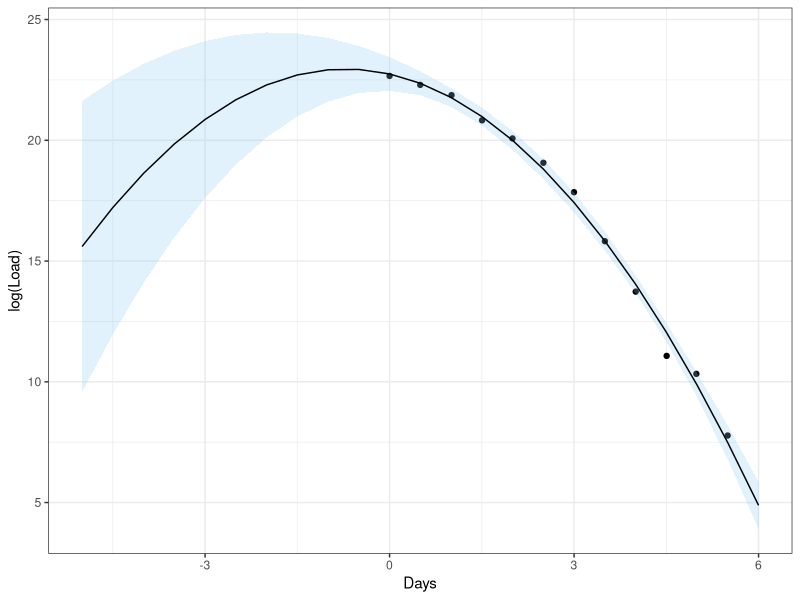
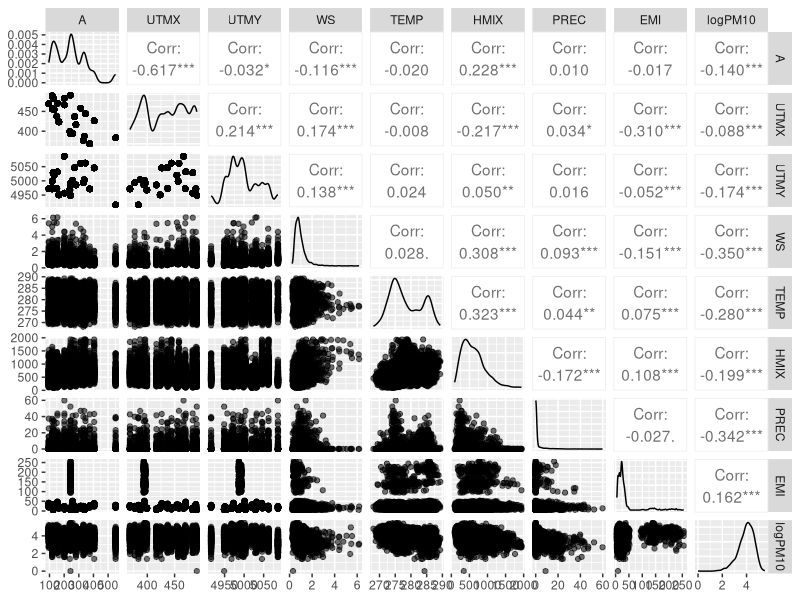
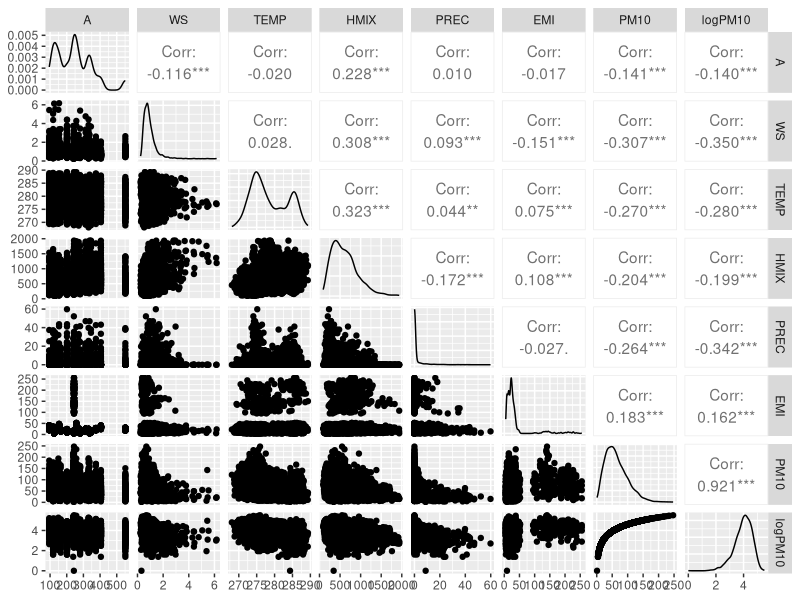
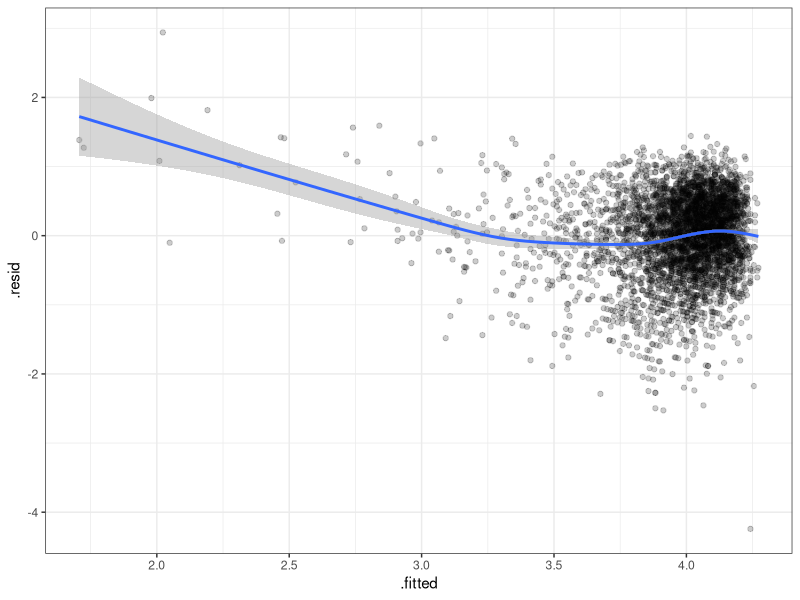
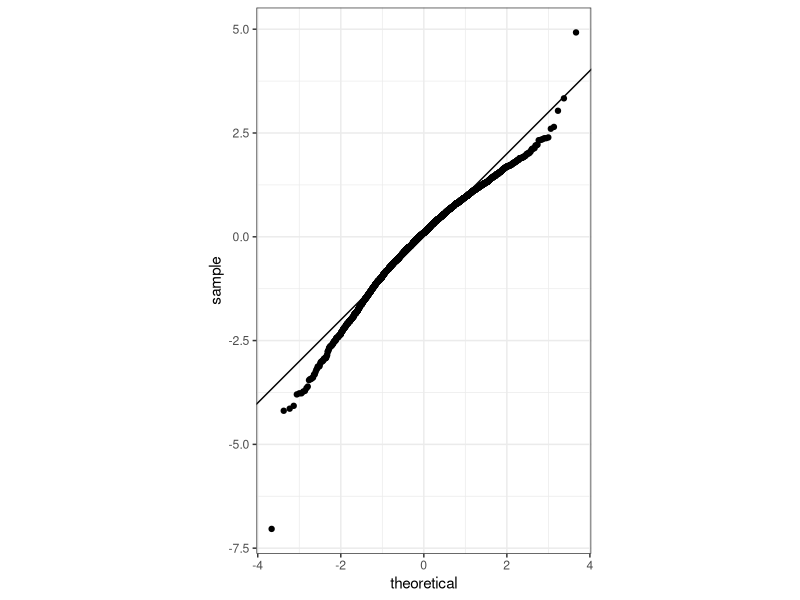
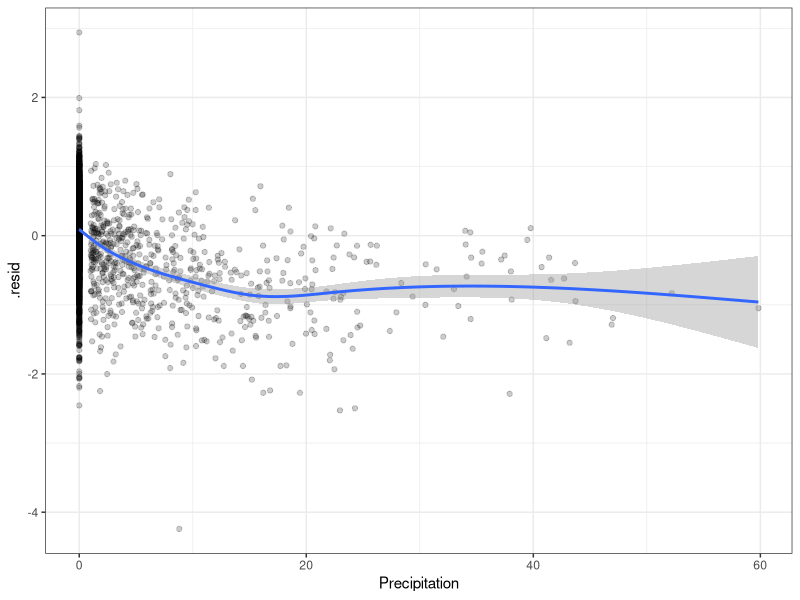
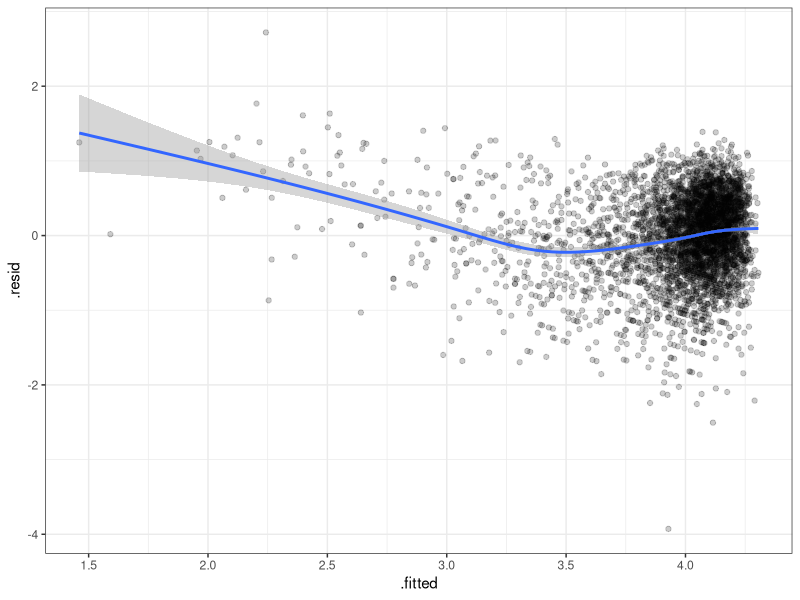
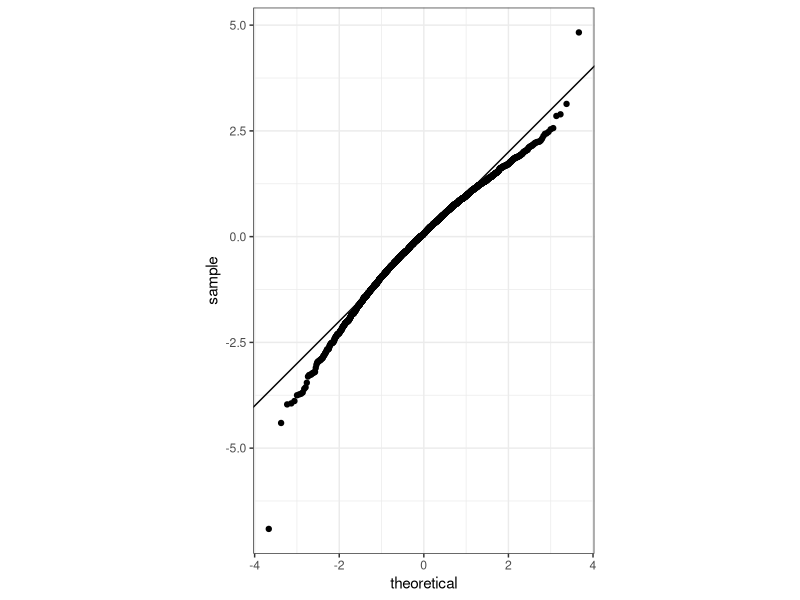

Here is the R script that generated these plots, in order:
#Workshop 11 2026

library(broom)
library(tidyverse)
df <- read_csv("dengue.csv")
df <- mutate(df, LogLoad = log10(Load))
lm_dengue2 <- lm(data = df, LogLoad ~ poly(Days, 2, raw = T))
tidy(lm_dengue2) %>%
  select(term, estimate)

beta_vec <- tidy(lm_dengue2) %>%
  select(estimate)
beta_1 <- beta_vec$estimate[2]
beta_2 <- beta_vec$estimate[3]

newdata <- data.frame(Days = c(-beta_1 / (2 * beta_2)))

max_Load <- predict(object = lm_dengue2, newdata = newdata, interval = "conf", level = 0.95)
max_Load

max_Load_actual <- 10^max_Load
max_Load_actual

newdata <- data.frame(Days = seq(-5, 6, by = 0.5))
lm_dengue2 <- lm(data = df, log(Load) ~ poly(Days, 2, raw = T))

pred_load <- data.frame(predict(object = lm_dengue2, newdata = newdata, interval = "conf", level = 0.95))

pred_load <- bind_cols(newdata, pred_load)

ggplot(data = df, aes(x = Days)) +
  geom_point(aes(y = log(Load))) +
  geom_ribbon(
    data = pred_load,
    aes(ymin = lwr, ymax = upr),
    fill = "lightskyblue",
    colour = NA,
    alpha = 0.25
  ) +
  geom_line(data = pred_load, aes(y = fit)) +
  theme_bw()

lm_dengue <- lm(data = df, log(Load) ~ Days)
lm_dengue2 <- lm(data = df, log(Load) ~ poly(Days, 2, raw = T))

summary(lm_dengue)
summary(lm_dengue2)

anova(lm_dengue, lm_dengue2)

df <- read_csv('Piemonte_data_byday.csv')
df <- na.omit(df)

df <- mutate(df, logPM10 = log(PM10))

library(GGally)
df %>%
  select(-one_of(c("Station.ID", "Date", "PM10"))) %>%
  ggpairs(mapping = aes(alpha = 0.05))

df %>%
  select(-one_of(c("Station.ID", "Date", "UTMX", "UTMY"))) %>%
  ggpairs()

lm1 <- lm(data = df, logPM10 ~ WS)

library(broom)
library(knitr)
tidy(lm1, conf.int = T) %>%
  kable()
summary(lm1)

lm1.aug <- augment(lm1, df)

ggplot(data  = lm1.aug, aes(x = .fitted, y = .resid))+
  geom_point(alpha = 0.2)+
  geom_smooth()+
  theme_bw()

ggplot(data = lm1.aug, aes(sample = .std.resid))+
  stat_qq()+
  geom_abline()+
  coord_equal()+
  theme_bw()

ggplot(data = lm1.aug, aes( x = PREC, y = .resid))+
  geom_point(alpha = 0.2)+
  geom_smooth()+
  scale_x_continuous(name = "Precipitation")+
  theme_bw()


lm2 <- lm(data = df, logPM10 ~ WS + PREC )

library(broom)

tidy(lm2, conf.int = T) %>%
  kable()

lm2.aug <- augment(lm2, df)

ggplot(data = lm2.aug, aes(x = .fitted, y = .resid))+
  geom_point(alpha=0.2)+
  geom_smooth()+
  theme_bw()

ggplot(data = lm2.aug, aes(sample = .std.resid))+
  stat_qq()+
  geom_abline()+
  coord_equal()+
  theme_bw()

anova(lm1, lm2)

lm3 <- lm(data = df, logPM10 ~ WS*PREC)
tidy(lm3, conf.int = T) %>%
  kable()

lm3.aug <- augment(lm3, df)

ggplot(data = lm3.aug, aes(x = .fitted, y = .resid))+
  geom_point(alpha=0.2)+
  geom_smooth()+
  theme_bw()

ggplot(data = lm3.aug, aes(sample = .std.resid))+
  stat_qq()+
  geom_abline()+
  coord_equal()+
  theme_bw()

anova(lm2, lm3)

lm4 <- lm(data = df, logPM10 ~ WS + TEMP + HMIX + EMI + PREC + A)

tidy(lm4, conf.int = T) %>%
  kable()

lm4.aug <-augment(lm4, df)

ggplot(data = lm4.aug, aes(x = .fitted, y = .resid))+
  geom_point(alpha = 0.2)+
  geom_smooth()+
  theme_bw()

ggplot(data=lm4.aug, aes(x=.fitted, y=.resid)) +
  geom_point(alpha = 0.2) +
  facet_wrap( ~ Station.ID)+
  theme_bw()
